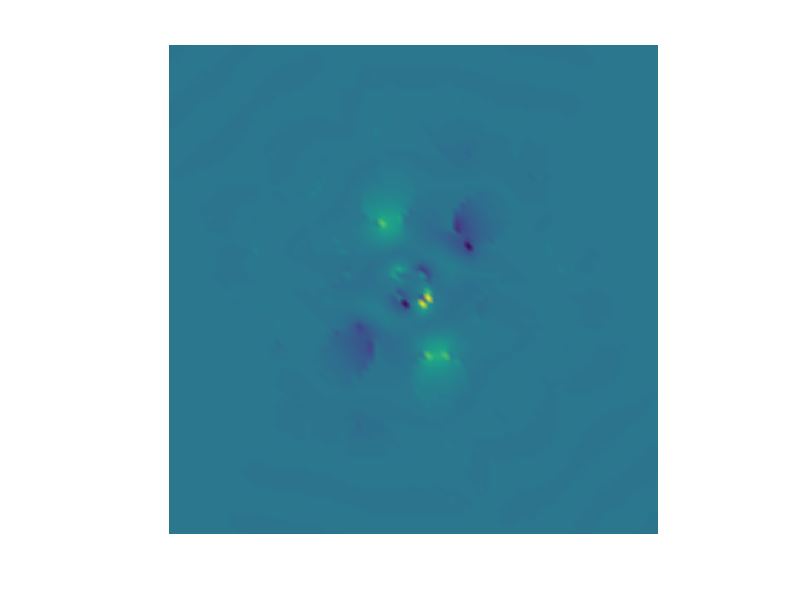

Write the MATLAB code that produced this figure. (Note: this script raises an error after producing the figure.)
load epsphc_data.mat;

% for some reason pml creeps into nonpml region
figure;
pcolor(epsphcR(2:end-1, 2:end-1)-epsphcold(2:end-1, 2:end-1)); axis equal; 
axis off; shading interp; piyg; cb = colorbar; set(cb, 'location', 'east');
caxis( 0.7*[-1, 1]);
text(90.3, 86.5, '$\delta \varepsilon$', 'fontsize', 20, 'interpreter', 'latex');

figure;
pcolor(epsphcI(2:end-1, 2:end-1)); axis equal; axis off; shading interp; 
piyg; cb = colorbar; set(cb, 'location', 'east'); caxis( 0.05*[-1, 1]);
text(90.3, 86.5, '$\delta \varepsilon$', 'fontsize', 20, 'interpreter', 'latex');